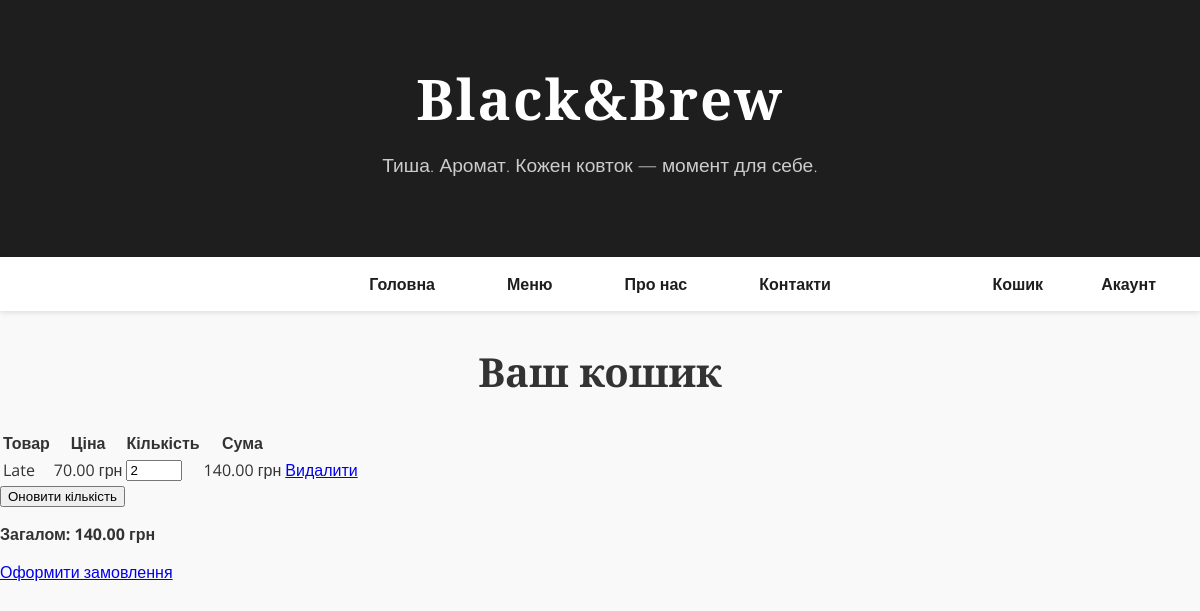
Page /cart/ (signed in) on the earlier database version.
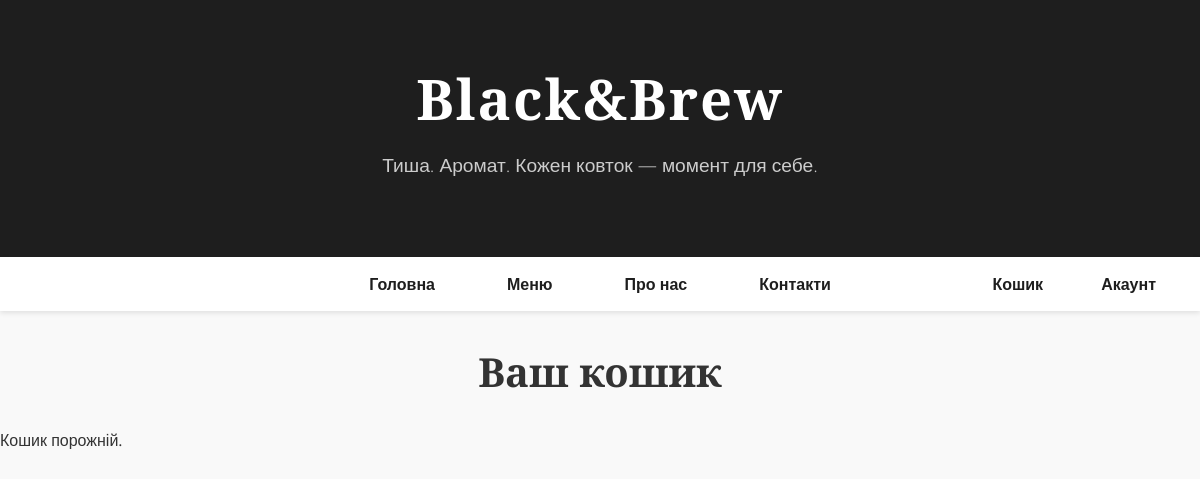
Same page on the later database version.
### cart/models.py (models this page shows, shortened)
class CartItem(models.Model):
    user = models.ForeignKey(settings.AUTH_USER_MODEL, null=True, blank=True, on_delete=models.SET_NULL)
    session_key = models.CharField(max_length=40, blank=True)
    product = models.ForeignKey(Product, on_delete=models.CASCADE)
    quantity = models.PositiveIntegerField(default=1)
    created_at = models.DateTimeField(auto_now_add=True)

class Product(models.Model):
    name = models.CharField(max_length=100)
    price = models.DecimalField(max_digits=6, decimal_places=2)

### cart/views.py (the view)
# urls.py: path('', views.cart_detail, name='detail'),
def cart_detail(request):
    if request.user.is_authenticated:
        items = CartItem.objects.filter(user=request.user)
    else:
        session_key = _get_session_key(request)
        items = CartItem.objects.filter(session_key=session_key)
    for item in items:
        item.total_price = item.product.price * item.quantity
    total = sum(item.total_price for item in items)
    return render(request, 'cart/detail.html', {
        'items': items,
        'total': total,
    })

### templates/cart/detail.html (shortened to what this page needs)
{% extends 'cart/base.html' %}
{% block content %}
  <h2>Ваш кошик</h2>
  {% if items %}
    <form method="post" action="{% url 'cart:cart_update_quantity' %}">
      <table>
        <thead>
          <tr>
            <th>Товар</th>
            <th>Ціна</th>
            <th>Кількість</th>
            <th>Сума</th>
            <th></th>
          </tr>
        </thead>
        <tbody>
          {% for ci in items %}
            <tr>
              <td>{{ ci.product.name }}</td>
              <td>{{ ci.product.price }} грн</td>
              <td>
                <input type="number" name="quantities_{{ ci.id }}" value="{{ ci.quantity }}" min="1" max="99">
              </td>
              <td>{{ ci.total_price }} грн</td>
              <td><a href="{% url 'cart:cart_remove' ci.id %}">Видалити</a>
            </tr>
          {% endfor %}
        </tbody>
      </table>
      <button type="submit">Оновити кількість</button>
    </form>
    <p><strong>Загалом: {{ total }} грн</strong></p>
    <a href="{% url 'cart:checkout' %}">Оформити замовлення</a>
  {% else %}
    <p>Кошик порожній.</p>
  {% endif %}
{% endblock %}

Differences in the rows shown:
removed CartItem: product.name "Late", product.price "70.00", quantity "2", total_price "140.00"
Other differences:
{{ total }}: "140.00" → (not shown)
text no longer shown: "Товар Ціна Кількість Сума Оновити кількість Загалом: грн Оформити замовлення"
text now shown: "Кошик порожній."
